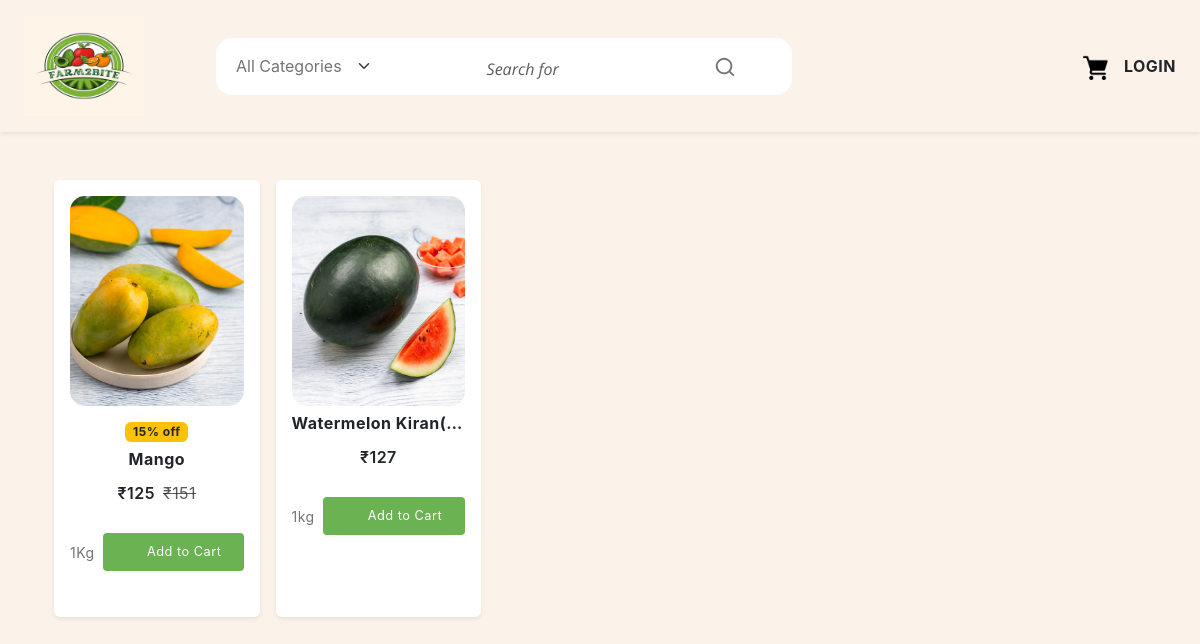
/category/fruits/, run on the app's committed database.
### shop/models.py (models this page shows, shortened)
class Product(models.Model):
    name=models.CharField(max_length=250,unique=True)
    slug=models.SlugField(max_length=250,unique=True)
    image=models.ImageField(upload_to='products')
    description=models.TextField()
    stock=models.IntegerField()
    availability=models.BooleanField(default=True)
    offer=models.BooleanField(default=False)
    price=models.IntegerField()
    Category=models.ForeignKey(Category_list,on_delete=models.CASCADE)
    quantity=models.CharField(max_length=150,default=1)
    offer_price=models.IntegerField(default=10)
    actual_price=models.IntegerField(default=0)
    def get_url(self):
        return reverse('details',args=[self.Category.slug,self.slug])

### shop/views.py (the view)
# urls.py: path('category/<slug:c_slug>/', views.Category_lists, name='category_list'),
def Category_lists(request,c_slug=None):
    product=None
    if c_slug:
        c_page=get_object_or_404(Category_list,slug=c_slug)
        product=Product.objects.filter(Category=c_page,availability=True)
        return render(request,'Category_lists.html',{'product':product,'c_page':c_page})

### templates/Category_lists.html (shortened to what this page needs)
{% extends 'base.html' %}
{% load static %}
{% block content %}
<section class="pb-5">
  <div class="container-lg">
    <div class="row">
      <div class="col-md-12">
      </div>
    </div>
    <div class="row">
      <div class="col-md-12">
        <div class="row product-grid row-cols-1 row-cols-sm-2 row-cols-md-3 row-cols-lg-4 row-cols-xl-5 g-3">
          {% if product %}
            {% for i in product %}
            <div class="col">
              <div class="product-item text-center bg-white p-3 rounded shadow-sm h-100">
                <figure class="mb-2">
                  <a href="{{ i.get_url }}" title="{{ i.name }}">
                    <img
                      src="{{ i.image.url }}"
                      alt="Product Thumbnail"
                      class="img-fluid"
                      style="width: 100%; height: 220px; object-fit: cover; border-radius: 15px;"
                    />
                  </a>
                </figure>
                {% if i.offer %}
                <span class="badge bg-warning text-dark mb-2">
                  {{ i.offer_price }}% off
                </span>
                {% endif %}
                <h3 class="fs-6 fw-bold text-truncate">{{ i.name }}</h3>
                <div class="d-flex justify-content-center align-items-center gap-2">
                  <span class="text-dark fw-semibold">₹{{ i.price }}</span>
                  {% if i.offer %}
                  <span class="text-muted" style="text-decoration: line-through;">₹{{ i.actual_price }}</span>
                  {% endif %}
                </div>
                <div class="row g-2 mt-3 align-items-center">
                  <div class="col-auto">
                    <span class="small">{{ i.quantity }}</span>
                  </div>
                  <div class="col">
                    <a href="{% url 'addcart' i.id %}" class="btn btn-primary w-100 rounded-1 p-2 fs-7 btn-cart">
                      <svg width="18" height="18"><use xlink:href="#cart"></use></svg>
                      Add to Cart
                    </a>
                  </div>
                </div>
              </div>
            </div>
            {% endfor %}
          {% else %}
            <div class="col">
              <h4 class="text-center text-danger">Out of stock</h4>
            </div>
          {% endif %}
        </div>
      </div>
    </div>
  </div>
</section>
{% endblock %}

### static/css/style.css (style rules this page uses)
body { background-color: rgb(251, 243, 233); --heading-font : "Inter", sans-serif; --bs-link-color: #333; --bs-link-hover-color:#333; --bs-link-color-rgb: 40,40,40; --bs-link-hover-color-rgb: 0,0,0; --bs-light-rgb: 248, 248, 248; --bs-font-sans-serif: "Inter", sans-serif; --bs-body-font-family: var(--bs-font-sans-serif); --bs-body-font-size: 1rem; --bs-body-font-weight: 400; --bs-body-line-height: 2; --bs-body-color: #747474; --bs-primary: #6BB252; --bs-primary-rgb: 107, 178, 82; --bs-secondary: #364127; --bs-secondary-rgb: 54, 65, 39; --bs-danger: #F95F09; --bs-danger-rgb: 249, 95, 9; --bs-success: #a3be4c; --bs-success-rgb: 163, 190, 76; --bs-primary-bg-subtle: #FFF9EB; --bs-success-bg-subtle: #eef5e5; --bs-border-color: #F7F7F7; }
.btn-primary { --bs-btn-color: #fff; --bs-btn-bg: var(--bs-primary); --bs-btn-border-color: transparent; --bs-btn-hover-color: #fff; --bs-btn-hover-bg: #f7a422; --bs-btn-hover-border-color: transparent; --bs-btn-focus-shadow-rgb: 49,132,253; --bs-btn-active-color: #fff; --bs-btn-active-bg: var(--bs-primary); --bs-btn-active-border-color: transparent; --bs-btn-active-shadow: inset 0 3px 5px rgba(0, 0, 0, 0.125); --bs-btn-disabled-color: #fff; --bs-btn-disabled-bg: #d3d7dd; --bs-btn-disabled-border-color: transparent; }
body { letter-spacing: 0.03em; }
h1,h2,h3,h4,h5,h6 { font-family: var(--heading-font); color: var(--bs-dark); font-weight: 700; }
.container, .container-fluid, .container-lg, .container-md, .container-sm, .container-xl, .container-xxl { --bs-gutter-x: 3rem; }
.product-item { position: relative; padding: 16px; background: #FFFFFF; border-radius: 16px; margin-bottom: 30px; box-shadow: 0px 0px 22px rgba(0, 0, 0, 0); }
.product-item figure { text-align: center; }
.product-item figure img { max-height: 210px; height: auto; }
.fs-7 { font-size: 0.8rem!important; }

### data on the page
Product: image (picture), offer_price "15", name "Mango", price "125", actual_price "151", quantity "1Kg"
Product: image (picture), name "Watermelon Kiran(…", price "127", quantity "1kg"
